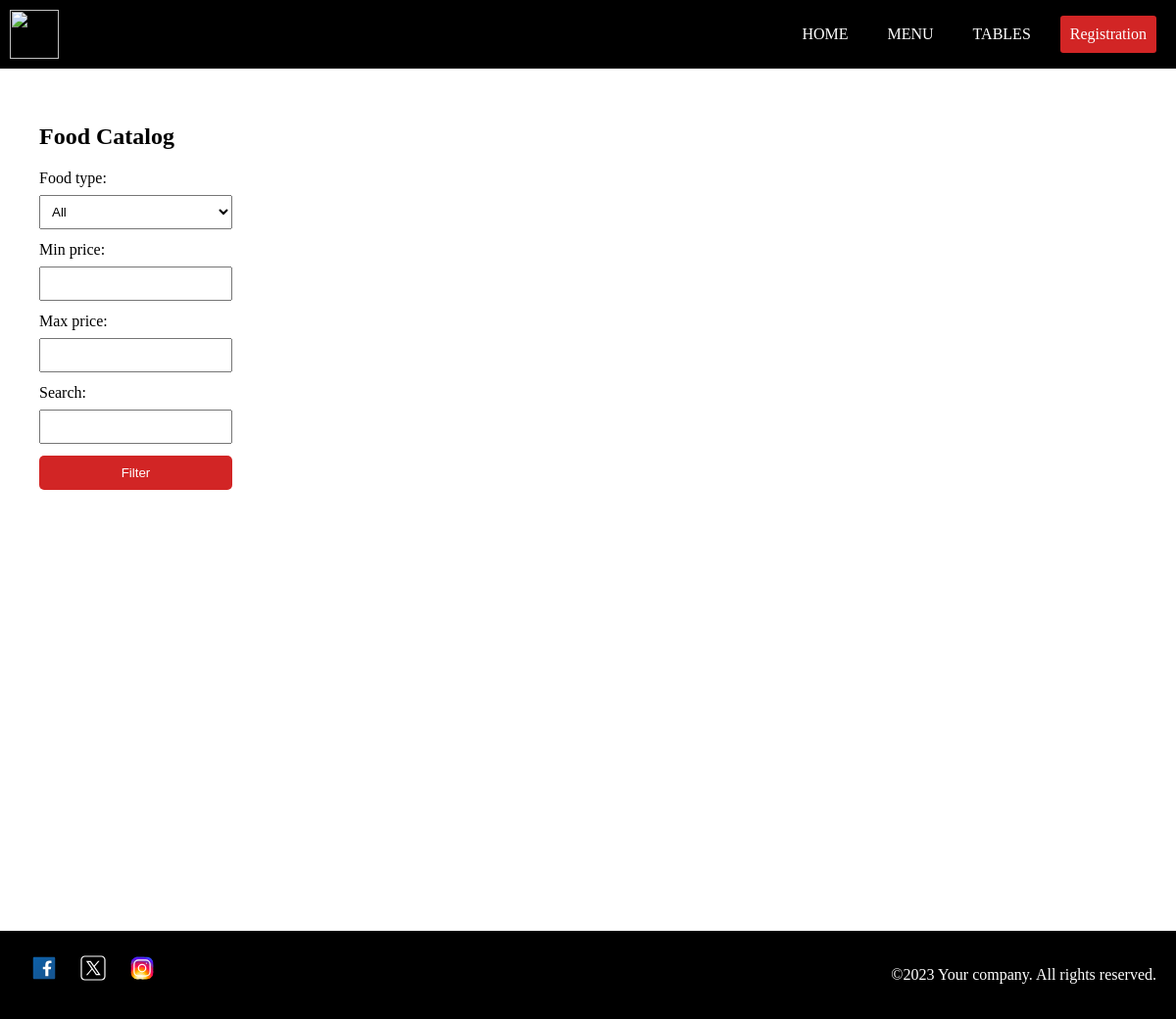
Before: /client/food/catalog with the older database file.
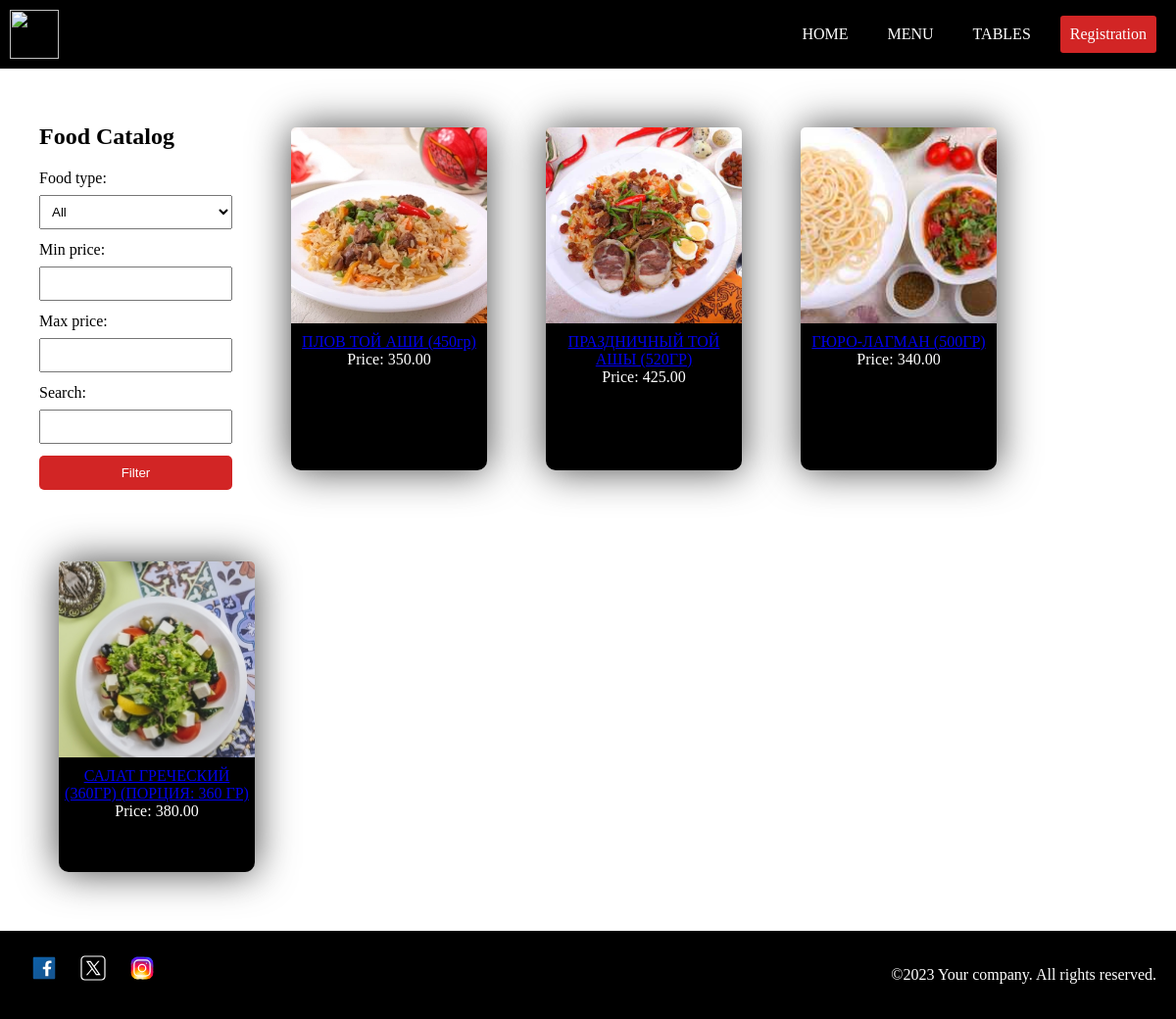
After: the same page with the newer database file.
### food/models.py (models this page shows, shortened)
class Food(models.Model):
    photo = models.ImageField(upload_to='food_photos', verbose_name='Фотография')
    name = models.TextField(max_length=255, verbose_name='Название')
    composition = models.TextField(verbose_name='Состав')
    price = models.DecimalField(max_digits=8, decimal_places=2, verbose_name='Цена')
    type_of_food = models.ForeignKey(FoodType, on_delete=models.CASCADE, verbose_name='Тип еды')
    class Meta:
        verbose_name = 'Еда'
        verbose_name_plural = 'Еда'

### food/views.py (the view, shortened to what this page needs)
# urls.py: path('catalog', view=views.catalog_view, name='catalog'),
def catalog_view(request):
    form = FoodFilterForm(request.GET)
    foods = Food.objects.all()
    auth = request.user.id
    if form.is_valid():
        type_of_food = form.cleaned_data['type_of_food']
        min_price = form.cleaned_data['min_price']
        max_price = form.cleaned_data['max_price']
        search_query = form.cleaned_data['search_query'].lower()
        if type_of_food:
            foods = foods.filter(type_of_food=type_of_food)
        if min_price is not None:
            foods = foods.filter(price__gte=min_price)
        if max_price is not None:
            foods = foods.filter(price__lte=max_price)
        if search_query:
            search_results = []
            for food in foods:
                if search_query in food.name.lower():
                    search_results.append(food)
            foods = search_results
        return render(request, 'food/catalog.html', {'form': form, 'foods': foods, 'auth': auth})

### food/forms.py
class FoodFilterForm(forms.Form):
    type_of_food = forms.ModelChoiceField(queryset=FoodType.objects.all(), empty_label='All', required=False, label='Food type')
    min_price = forms.DecimalField(min_value=0, required=False, label='Min price')
    max_price = forms.DecimalField(min_value=0, required=False, label='Max price')
    search_query = forms.CharField(required=False, label='Search')

### food/models.py (called while the page is built)
    def __str__(self):
        return self.name

### templates/food/catalog.html (shortened to what this page needs)
{% load static %}
<!DOCTYPE html>
<html lang="en">
  <head>
    <link rel="stylesheet" href="{% static "css/main_layout.css" %}"/>
    <link rel="stylesheet" href="{% static "css/catalog.css" %}"/>
  </head>
  <body>
    {% include "layouts/header.html" %}
    <main>
    <div class="food-catalog-container">
      <div class="filter-form">
        <h1>Food Catalog</h1>
        <form method="GET" action="{% url 'catalog' %}">
          {% csrf_token %} {{form}}
          <button type="submit">Filter</button>
        </form>
      </div>
      {% for food in foods %}
      <div class="food-card">
        <img src="{{ food.photo.url }}" alt="{{ food.name }}" />
        <a href="{% url 'food_detail' food_id=food.id %}" class="food-card-btn">{{ food.name }}</a>
        <p>Price: {{ food.price }}</p>
      </div>
      {% endfor %}
    </main>
      {% include "layouts/footer.html" %}
    </body>
    </html>

Changed rows visible on the page:
added Food: photo (picture), name "ПЛОВ ТОЙ АШИ (450гр)", price "350.00"
added Food: photo (picture), name "ПРАЗДНИЧНЫЙ ТОЙ АШЫ (520ГР)", price "425.00"
added Food: photo (picture), name "ГЮРО-ЛАГМАН (500ГР)", price "340.00"
added Food: photo (picture), name "САЛАТ ГРЕЧЕСКИЙ (360ГР) (ПОРЦИЯ: 360 ГР)", price "380.00"
